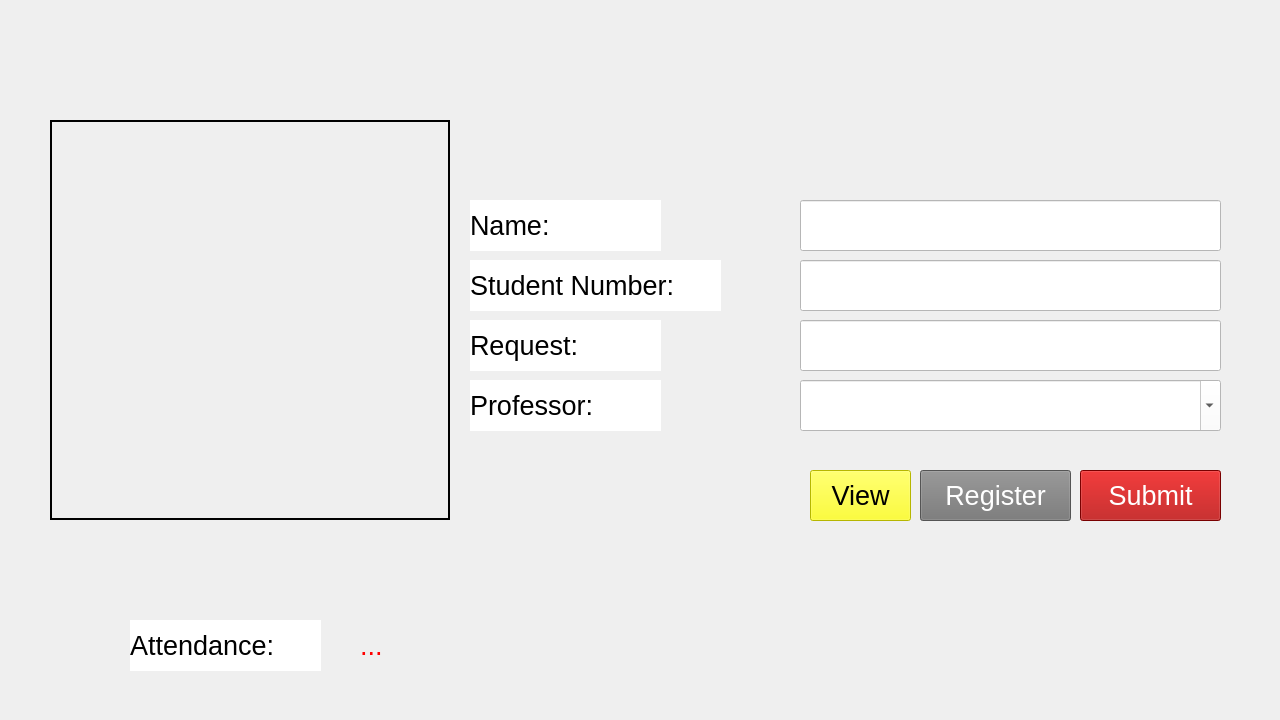
<?xml version="1.0" encoding="UTF-8"?>
<ui version="4.0">
 <class>MainWindow</class>
 <widget class="QMainWindow" name="MainWindow">
  <property name="geometry">
   <rect>
    <x>0</x>
    <y>0</y>
    <width>1280</width>
    <height>720</height>
   </rect>
  </property>
  <property name="font">
   <font>
    <family>MS Shell Dlg 2</family>
    <pointsize>20</pointsize>
    <weight>50</weight>
    <italic>false</italic>
    <bold>false</bold>
   </font>
  </property>
  <property name="windowTitle">
   <string>Faculty Managing System</string>
  </property>
  <property name="autoFillBackground">
   <bool>false</bool>
  </property>
  <property name="styleSheet">
   <string notr="true">font: 20pt &quot;MS Shell Dlg 2&quot;;</string>
  </property>
  <property name="inputMethodHints">
   <set>Qt::ImhNone</set>
  </property>
  <property name="documentMode">
   <bool>false</bool>
  </property>
  <widget class="QWidget" name="centralwidget">
   <widget class="QPushButton" name="pushButtonSubmit">
    <property name="geometry">
     <rect>
      <x>1080</x>
      <y>470</y>
      <width>141</width>
      <height>51</height>
     </rect>
    </property>
    <property name="font">
     <font>
      <family>MS Shell Dlg 2</family>
      <pointsize>20</pointsize>
      <weight>50</weight>
      <italic>false</italic>
      <bold>false</bold>
     </font>
    </property>
    <property name="styleSheet">
     <string notr="true">background-color: rgb(117, 117, 117);
color: rgb(255, 255, 255);
background-color: rgb(170, 0, 0);</string>
    </property>
    <property name="text">
     <string>Submit</string>
    </property>
   </widget>
   <widget class="QLabel" name="label">
    <property name="geometry">
     <rect>
      <x>470</x>
      <y>260</y>
      <width>251</width>
      <height>51</height>
     </rect>
    </property>
    <property name="font">
     <font>
      <family>MS Shell Dlg 2</family>
      <pointsize>20</pointsize>
      <weight>50</weight>
      <italic>false</italic>
      <bold>false</bold>
     </font>
    </property>
    <property name="autoFillBackground">
     <bool>false</bool>
    </property>
    <property name="styleSheet">
     <string notr="true">background-color: rgb(255, 255, 255);</string>
    </property>
    <property name="text">
     <string>Student Number:</string>
    </property>
   </widget>
   <widget class="QPushButton" name="pushButtonView">
    <property name="geometry">
     <rect>
      <x>810</x>
      <y>470</y>
      <width>101</width>
      <height>51</height>
     </rect>
    </property>
    <property name="font">
     <font>
      <family>MS Shell Dlg 2</family>
      <pointsize>20</pointsize>
      <weight>50</weight>
      <italic>false</italic>
      <bold>false</bold>
     </font>
    </property>
    <property name="styleSheet">
     <string notr="true">background-color: rgb(117, 117, 117);
background-color: rgb(255, 255, 0);
color: rgb(255, 255, 255);
color: rgb(0, 0, 0);</string>
    </property>
    <property name="text">
     <string>View</string>
    </property>
   </widget>
   <widget class="QLineEdit" name="lineEditStudentNumber">
    <property name="geometry">
     <rect>
      <x>800</x>
      <y>260</y>
      <width>421</width>
      <height>51</height>
     </rect>
    </property>
    <property name="styleSheet">
     <string notr="true">font: 20pt &quot;MS Shell Dlg 2&quot;;
background-color: rgb(255, 255, 255);</string>
    </property>
   </widget>
   <widget class="QLabel" name="label_2">
    <property name="geometry">
     <rect>
      <x>470</x>
      <y>200</y>
      <width>191</width>
      <height>51</height>
     </rect>
    </property>
    <property name="font">
     <font>
      <family>MS Shell Dlg 2</family>
      <pointsize>20</pointsize>
      <weight>50</weight>
      <italic>false</italic>
      <bold>false</bold>
     </font>
    </property>
    <property name="autoFillBackground">
     <bool>false</bool>
    </property>
    <property name="styleSheet">
     <string notr="true">background-color: rgb(255, 255, 255);</string>
    </property>
    <property name="text">
     <string>Name:</string>
    </property>
   </widget>
   <widget class="QLabel" name="label_3">
    <property name="geometry">
     <rect>
      <x>470</x>
      <y>320</y>
      <width>191</width>
      <height>51</height>
     </rect>
    </property>
    <property name="font">
     <font>
      <family>MS Shell Dlg 2</family>
      <pointsize>20</pointsize>
      <weight>50</weight>
      <italic>false</italic>
      <bold>false</bold>
     </font>
    </property>
    <property name="autoFillBackground">
     <bool>false</bool>
    </property>
    <property name="styleSheet">
     <string notr="true">background-color: rgb(255, 255, 255);</string>
    </property>
    <property name="text">
     <string>Request:</string>
    </property>
   </widget>
   <widget class="QLineEdit" name="lineEditName">
    <property name="geometry">
     <rect>
      <x>800</x>
      <y>200</y>
      <width>421</width>
      <height>51</height>
     </rect>
    </property>
    <property name="styleSheet">
     <string notr="true">font: 20pt &quot;MS Shell Dlg 2&quot;;
background-color: rgb(255, 255, 255);</string>
    </property>
   </widget>
   <widget class="QLabel" name="label_4">
    <property name="geometry">
     <rect>
      <x>470</x>
      <y>380</y>
      <width>191</width>
      <height>51</height>
     </rect>
    </property>
    <property name="font">
     <font>
      <family>MS Shell Dlg 2</family>
      <pointsize>20</pointsize>
      <weight>50</weight>
      <italic>false</italic>
      <bold>false</bold>
     </font>
    </property>
    <property name="autoFillBackground">
     <bool>false</bool>
    </property>
    <property name="styleSheet">
     <string notr="true">background-color: rgb(255, 255, 255);</string>
    </property>
    <property name="text">
     <string>Professor:</string>
    </property>
   </widget>
   <widget class="QComboBox" name="comboBoxProfessor">
    <property name="geometry">
     <rect>
      <x>800</x>
      <y>380</y>
      <width>421</width>
      <height>51</height>
     </rect>
    </property>
    <property name="styleSheet">
     <string notr="true">font: 20pt &quot;MS Shell Dlg 2&quot;;
background-color: rgb(255, 255, 255);</string>
    </property>
    <property name="editable">
     <bool>true</bool>
    </property>
    <property name="insertPolicy">
     <enum>QComboBox::NoInsert</enum>
    </property>
   </widget>
   <widget class="QLabel" name="Attendance">
    <property name="geometry">
     <rect>
      <x>130</x>
      <y>620</y>
      <width>191</width>
      <height>51</height>
     </rect>
    </property>
    <property name="autoFillBackground">
     <bool>false</bool>
    </property>
    <property name="styleSheet">
     <string notr="true">background-color: rgb(255, 255, 255);</string>
    </property>
    <property name="text">
     <string>Attendance:</string>
    </property>
   </widget>
   <widget class="QLabel" name="labelStatus">
    <property name="enabled">
     <bool>true</bool>
    </property>
    <property name="geometry">
     <rect>
      <x>360</x>
      <y>620</y>
      <width>771</width>
      <height>51</height>
     </rect>
    </property>
    <property name="palette">
     <palette>
      <active>
       <colorrole role="WindowText">
        <brush brushstyle="SolidPattern">
         <color alpha="255">
          <red>255</red>
          <green>0</green>
          <blue>0</blue>
         </color>
        </brush>
       </colorrole>
       <colorrole role="Button">
        <brush brushstyle="SolidPattern">
         <color alpha="255">
          <red>170</red>
          <green>255</green>
          <blue>255</blue>
         </color>
        </brush>
       </colorrole>
       <colorrole role="Base">
        <brush brushstyle="SolidPattern">
         <color alpha="255">
          <red>170</red>
          <green>255</green>
          <blue>255</blue>
         </color>
        </brush>
       </colorrole>
       <colorrole role="Window">
        <brush brushstyle="SolidPattern">
         <color alpha="255">
          <red>170</red>
          <green>255</green>
          <blue>255</blue>
         </color>
        </brush>
       </colorrole>
      </active>
      <inactive>
       <colorrole role="WindowText">
        <brush brushstyle="SolidPattern">
         <color alpha="255">
          <red>255</red>
          <green>0</green>
          <blue>0</blue>
         </color>
        </brush>
       </colorrole>
       <colorrole role="Button">
        <brush brushstyle="SolidPattern">
         <color alpha="255">
          <red>170</red>
          <green>255</green>
          <blue>255</blue>
         </color>
        </brush>
       </colorrole>
       <colorrole role="Base">
        <brush brushstyle="SolidPattern">
         <color alpha="255">
          <red>170</red>
          <green>255</green>
          <blue>255</blue>
         </color>
        </brush>
       </colorrole>
       <colorrole role="Window">
        <brush brushstyle="SolidPattern">
         <color alpha="255">
          <red>170</red>
          <green>255</green>
          <blue>255</blue>
         </color>
        </brush>
       </colorrole>
      </inactive>
      <disabled>
       <colorrole role="WindowText">
        <brush brushstyle="SolidPattern">
         <color alpha="255">
          <red>120</red>
          <green>120</green>
          <blue>120</blue>
         </color>
        </brush>
       </colorrole>
       <colorrole role="Button">
        <brush brushstyle="SolidPattern">
         <color alpha="255">
          <red>170</red>
          <green>255</green>
          <blue>255</blue>
         </color>
        </brush>
       </colorrole>
       <colorrole role="Base">
        <brush brushstyle="SolidPattern">
         <color alpha="255">
          <red>170</red>
          <green>255</green>
          <blue>255</blue>
         </color>
        </brush>
       </colorrole>
       <colorrole role="Window">
        <brush brushstyle="SolidPattern">
         <color alpha="255">
          <red>170</red>
          <green>255</green>
          <blue>255</blue>
         </color>
        </brush>
       </colorrole>
      </disabled>
     </palette>
    </property>
    <property name="autoFillBackground">
     <bool>false</bool>
    </property>
    <property name="text">
     <string>...</string>
    </property>
   </widget>
   <widget class="QPushButton" name="pushButtonRegister">
    <property name="geometry">
     <rect>
      <x>920</x>
      <y>470</y>
      <width>151</width>
      <height>51</height>
     </rect>
    </property>
    <property name="font">
     <font>
      <family>MS Shell Dlg 2</family>
      <pointsize>20</pointsize>
      <weight>50</weight>
      <italic>false</italic>
      <bold>false</bold>
     </font>
    </property>
    <property name="styleSheet">
     <string notr="true">background-color: rgb(117, 117, 117);
color: rgb(255, 255, 255);</string>
    </property>
    <property name="text">
     <string>Register</string>
    </property>
   </widget>
   <widget class="QLineEdit" name="lineEditRequest">
    <property name="geometry">
     <rect>
      <x>800</x>
      <y>320</y>
      <width>421</width>
      <height>51</height>
     </rect>
    </property>
    <property name="styleSheet">
     <string notr="true">font: 20pt &quot;MS Shell Dlg 2&quot;;
background-color: rgb(255, 255, 255);</string>
    </property>
   </widget>
   <widget class="QLabel" name="labelCamMain">
    <property name="geometry">
     <rect>
      <x>50</x>
      <y>120</y>
      <width>400</width>
      <height>400</height>
     </rect>
    </property>
    <property name="autoFillBackground">
     <bool>true</bool>
    </property>
    <property name="frameShape">
     <enum>QFrame::WinPanel</enum>
    </property>
    <property name="text">
     <string/>
    </property>
   </widget>
   <widget class="QLabel" name="label_5">
    <property name="geometry">
     <rect>
      <x>0</x>
      <y>0</y>
      <width>1280</width>
      <height>720</height>
     </rect>
    </property>
    <property name="autoFillBackground">
     <bool>false</bool>
    </property>
    <property name="text">
     <string/>
    </property>
    <property name="pixmap">
     <pixmap>background.jpg</pixmap>
    </property>
    <property name="scaledContents">
     <bool>true</bool>
    </property>
   </widget>
   <zorder>label_5</zorder>
   <zorder>pushButtonSubmit</zorder>
   <zorder>label</zorder>
   <zorder>pushButtonView</zorder>
   <zorder>lineEditStudentNumber</zorder>
   <zorder>label_2</zorder>
   <zorder>label_3</zorder>
   <zorder>lineEditName</zorder>
   <zorder>label_4</zorder>
   <zorder>comboBoxProfessor</zorder>
   <zorder>Attendance</zorder>
   <zorder>labelStatus</zorder>
   <zorder>pushButtonRegister</zorder>
   <zorder>lineEditRequest</zorder>
   <zorder>labelCamMain</zorder>
  </widget>
 </widget>
 <tabstops>
  <tabstop>lineEditName</tabstop>
  <tabstop>lineEditStudentNumber</tabstop>
  <tabstop>lineEditRequest</tabstop>
  <tabstop>comboBoxProfessor</tabstop>
  <tabstop>pushButtonSubmit</tabstop>
  <tabstop>pushButtonRegister</tabstop>
  <tabstop>pushButtonView</tabstop>
 </tabstops>
 <resources/>
 <connections/>
</ui>
